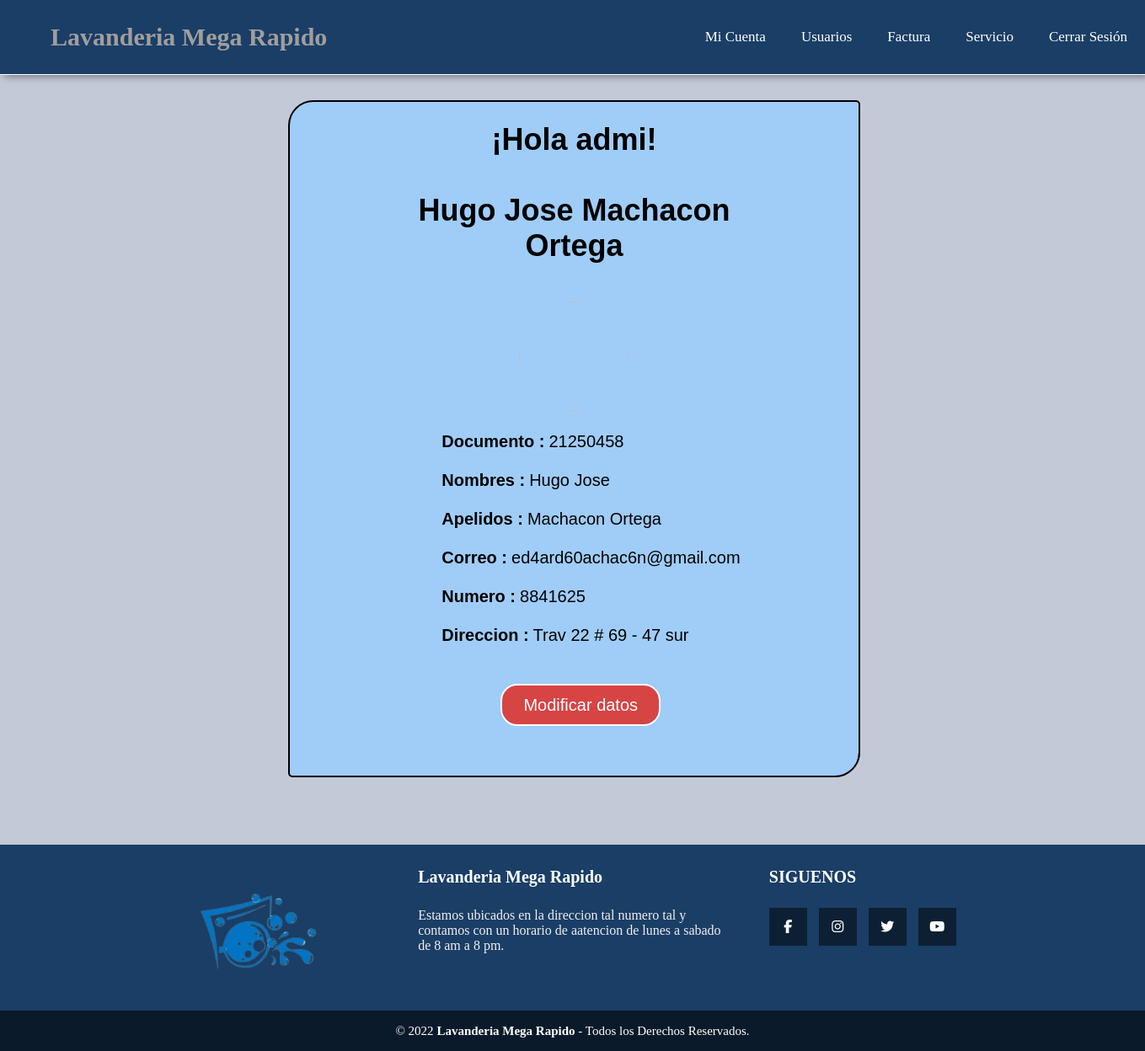
The page /Administrador/mi_cuenta_admi.php (signed in) on the database its author committed.
### tables this page shows
CREATE TABLE `usuarios` (
  `documento` int NOT NULL,
  `nombres` varchar(40) NOT NULL,
  `apellidos` varchar(40) NOT NULL,
  `usuario` varchar(20) NOT NULL,
  `contraseña` varchar(20) NOT NULL,
  `correo` varchar(40) NOT NULL,
  `num_celular` bigint NOT NULL,
  `direccion` varchar(40) NOT NULL,
  `tipo_usuario` varchar(1) NOT NULL DEFAULT 'C',
  `estado` varchar(30) NOT NULL DEFAULT 'Activo' COMMENT 'En este campo tenemos si el usuario esta activo o inactivo'
);

### Administrador/mi_cuenta_admi.php (the view, shortened to what this page needs)
<?php include('menu_admin.php') ?>
<div class="contenedor_principal_adm">
    <?php
    $documento = $_SESSION['documento'];
    require '../conecta.php';
    $sql = "SELECT * FROM usuarios WHERE documento = $documento; ";
    $result = mysqli_query($conn, $sql);
    if (mysqli_num_rows($result) > 0) {
        while ($row = mysqli_fetch_assoc($result)) {
            $name = $row["nombres"];
            $last_name = $row["apellidos"];
            $email = $row["correo"];
            $celular = $row["num_celular"];
            $direccion = $row["direccion"];
        }
    } else {
        echo "Error en el if de asociacion linea 40 o en el comando sql linea 37";
    }
    ?>
    <div class="cuadro_datos_adm">
        <div class="bienvenido_adm">
            <h1>¡Hola admi! <br><br><?php echo $name . " " . $last_name; ?></h1> <br>
            <img src="../img/bienvenidoadm.jpg" alt="" class="img_bienvenido_adm">
        </div>
        <label class="cuadro_datos_label"><b>Documento :</b> </label><label class="cuadro_datos_label_label"><?php echo $documento; ?></label><br><br>
        <label class="cuadro_datos_label"><b>Nombres :</b></label><label class="cuadro_datos_label_label"><?php echo $name; ?></label><br><br>
        <label class="cuadro_datos_label"><b>Apelidos : </b></label><label class="cuadro_datos_label_label"><?php echo $last_name; ?></label><br><br>
        <label class="cuadro_datos_label"><b> Correo :</b> </label><label class="cuadro_datos_label_label"><?php echo $email; ?></label><br><br>
        <label class="cuadro_datos_label"><b> Numero :</b> </label><label class="cuadro_datos_label_label"><?php echo $celular; ?></label><br><br>
        <label class="cuadro_datos_label"><b> Direccion :</b> </label><label class="cuadro_datos_label_label"><?php echo $direccion; ?></label><br><br><br>
        <form action="mod_datos_adm.php" method="post">
            <input class="boton_modificar_datos_adm" type="submit" value="Modificar datos">
    </div>
</div>
<?php include('pie_pagina.php'); ?>

### css/pie_pagina.css (style rules this page uses)
body { margin: 0; padding: 0; background: rgb(195, 201, 214); display: flex; flex-direction: column; min-height: 100%; }
html { height: 100%; }

### Administrador/style.css (style rules this page uses)
body { margin: 0; padding: 0; background: rgb(195, 201, 214); display: flex; flex-direction: column; height: 100%; }
html { height: 100%; }
.bienvenido_adm { border-radius: 35px; width: 60%; margin: 20px 20% 20px 20% ; text-align: center; font-family: Impact, Haettenschweiler, 'Arial Narrow Bold', sans-serif; font-size: 18px; }
.img_bienvenido_adm { width: 130px; height: 130px; border-radius: 50%; margin-top: 0px; margin-bottom: 0px; }
.contenedor_principal_adm { height: auto; width: 1349px; margin: auto; }
.cuadro_datos_adm { border: solid 2px black; border-radius: 30px 5px 30px 5px; background-color: rgb(159, 205, 248); font-size: 20px; margin-top: 30px; height: 800px; margin-left: 25%; margin-right: 25%; width: 50%; margin-bottom: 40px; }
.boton_modificar_datos_adm { border: solid rgb(48, 40, 40) 5px; border-radius: 20px; height: 50px; width: 190px; color: white; border: 2px solid white; font-size: 20px; background-color: rgb(214, 68, 68); margin-left: 250px; }
.cuadro_datos_label { float: left; margin-left: 180px; font-family: Arial, Helvetica, sans-serif; }
.cuadro_datos_label_label { margin-left: 5px; text-align: right; margin-right: 100px; font-family: Arial, Helvetica, sans-serif; }

### rows shown on the page
usuarios: nombres "Hugo Jose", apellidos "Machacon Ortega", correo "ed4ard60achac6n@gmail.com", num_celular "8841625", direccion "Trav 22 # 69 - 47 sur"

### other values the page prints
$documento "21250458"
